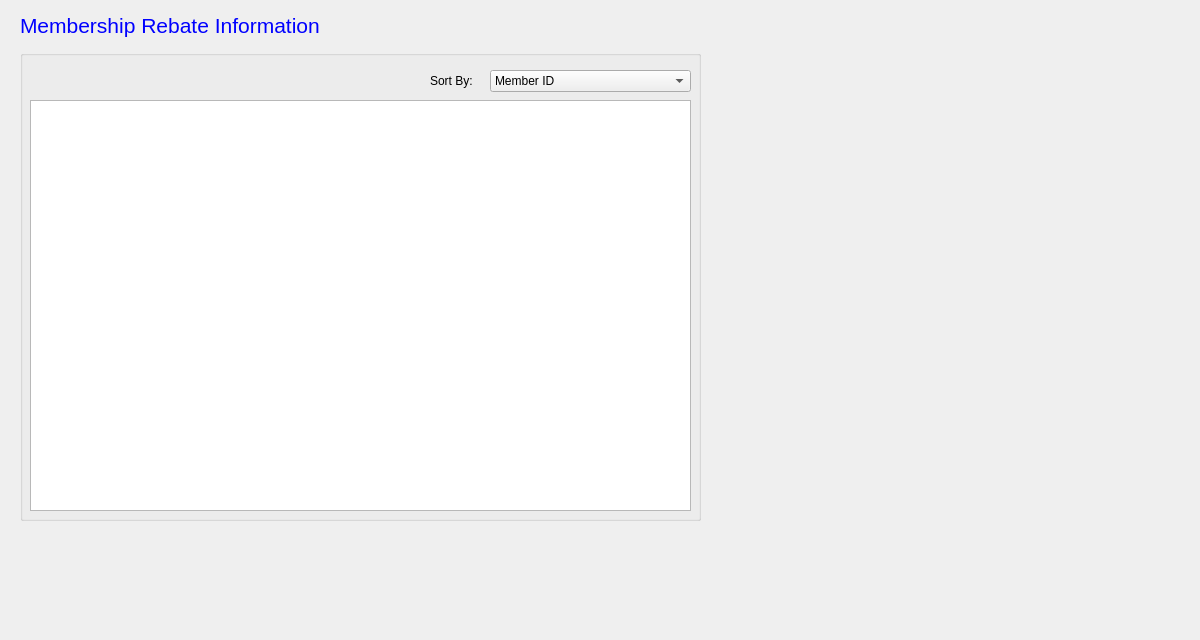
<?xml version="1.0" encoding="UTF-8"?>
<ui version="4.0">
 <class>mRebateInfo</class>
 <widget class="QWidget" name="mRebateInfo">
  <property name="geometry">
   <rect>
    <x>0</x>
    <y>0</y>
    <width>1200</width>
    <height>640</height>
   </rect>
  </property>
  <property name="windowTitle">
   <string>Form</string>
  </property>
  <widget class="QGroupBox" name="groupBox">
   <property name="geometry">
    <rect>
     <x>20</x>
     <y>50</y>
     <width>681</width>
     <height>471</height>
    </rect>
   </property>
   <property name="title">
    <string/>
   </property>
   <widget class="QTableView" name="rebateTableView">
    <property name="geometry">
     <rect>
      <x>10</x>
      <y>50</y>
      <width>661</width>
      <height>411</height>
     </rect>
    </property>
   </widget>
   <widget class="QComboBox" name="selectMonthBox">
    <property name="geometry">
     <rect>
      <x>470</x>
      <y>20</y>
      <width>201</width>
      <height>22</height>
     </rect>
    </property>
    <item>
     <property name="text">
      <string>Member ID</string>
     </property>
    </item>
    <item>
     <property name="text">
      <string>Highest Rebate Amount</string>
     </property>
    </item>
    <item>
     <property name="text">
      <string>Lowest Rebate Amount</string>
     </property>
    </item>
   </widget>
   <widget class="QLabel" name="label">
    <property name="geometry">
     <rect>
      <x>410</x>
      <y>20</y>
      <width>71</width>
      <height>21</height>
     </rect>
    </property>
    <property name="text">
     <string>Sort By:</string>
    </property>
   </widget>
  </widget>
  <widget class="QLabel" name="label_2">
   <property name="geometry">
    <rect>
     <x>20</x>
     <y>10</y>
     <width>491</width>
     <height>31</height>
    </rect>
   </property>
   <property name="font">
    <font>
     <pointsize>16</pointsize>
    </font>
   </property>
   <property name="styleSheet">
    <string notr="true">color: blue;</string>
   </property>
   <property name="text">
    <string>Membership Rebate Information</string>
   </property>
  </widget>
 </widget>
 <resources/>
 <connections/>
</ui>
